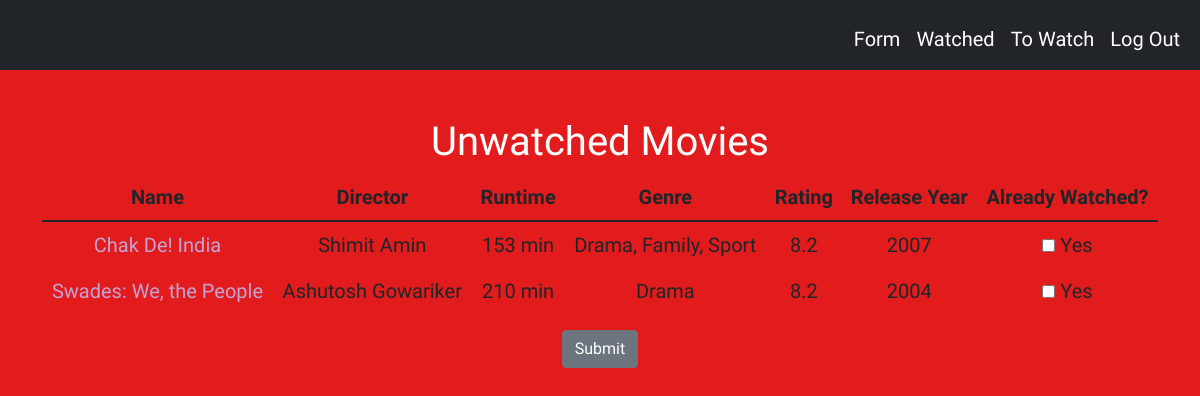
Page /unwatched (signed in) on the earlier database version.
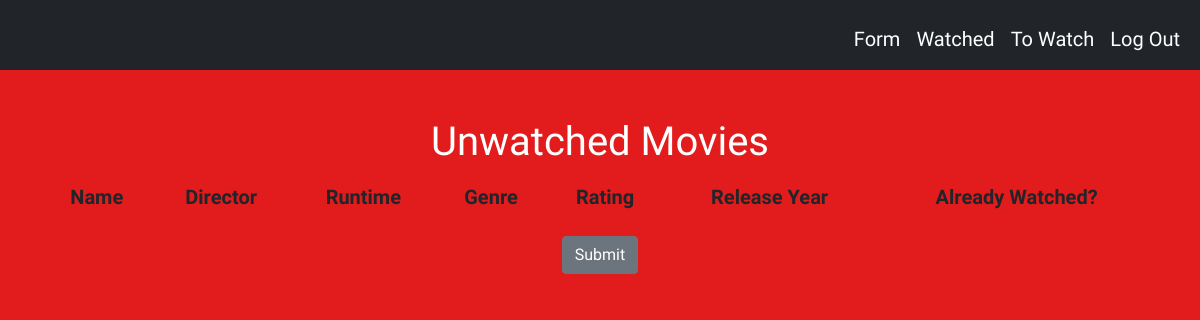
Same page on the later database version.
### tables this page shows
CREATE TABLE to_watch(id INTEGER PRIMARY KEY, movie_name TEXT NOT NULL, runtime TEXT NOT NULL, genre TEXT NOT NULL, rating NUMERIC NOT NULL, released_year INTEGER NOT NULL, user_id INTEGER NOT NULL, director TEXT NOT NULL);

### app.py (the view)
@app.route("/unwatched")
@login_required
def unwatched():
    unwatched = db.execute("SELECT * FROM to_watch WHERE user_id = ?", session["user_id"])
    return render_template("unwatched.html", unwatched=unwatched)

### app.py (called while the page is built)
@app.after_request
def after_request(response):
    response.headers["Cache-Control"] = "no-cache, no-store, must-revalidate"
    response.headers["Expires"] = 0
    response.headers["Pragma"] = "no-cache"
    return response

### helpers.py (called while the page is built)
def login_required(f):
    @wraps(f)
    def decorated_function(*args, **kwargs):
        if session.get("user_id") is None:
            return redirect("/login")
        return f(*args, **kwargs)
    return decorated_function

### templates/unwatched.html (shortened to what this page needs)
{% extends "layout.html" %}
{% block main %}
<h1> Unwatched Movies </h1>
<form method="post" action="/about">
<table class="table">
    <thead>
        <tr>
            <th class="text-center">Name</th>
            <th class="text-center">Director</th>
            <th class="text-center">Runtime</th>
            <th class="text-center">Genre</th>
            <th class="text-center">Rating</th>
            <th class="text-center">Release Year</th>
            <th class="text-center">Already Watched?</th>
        </tr>
    </thead>
    <tbody>
        {% for unwatch in unwatched %}
            <tr>
                {% set movie_name = unwatch.movie_name %}
                <td><a href="/about?movie={{ unwatch.movie_name }}" name="{{ movie_name }}">{{ unwatch.movie_name }}</a></td>
                <td>{{ unwatch.director }}</td>
                <td>{{ unwatch.runtime }}</td>
                <td>{{ unwatch.genre }}</td>
                <td>{{ unwatch.rating }}</td>
                <td>{{ unwatch.released_year }}</td>
                <td>
                    <div>
                        <label><input type="checkbox" name="yes{{unwatch.id}}"> Yes</label>
                    </div>
                </td>
            </tr>
        {% endfor %}
    </tbody>
</table>
<a href="/about"><button type="submit" class="btn btn-secondary">Submit</button></a>
</form>
{% endblock %}

### templates/layout.html (shortened to what this page needs)
<!DOCTYPE html>
<html lang="en">
    <head>
        <link href="https://cdn.jsdelivr.net/npm/bootstrap@5.1.3/dist/css/bootstrap.min.css" rel="stylesheet">
        <link href="static/styles.css" rel="stylesheet">
    </head>
    <body>
        <nav class="bg-dark navbar navbar-expand-md navbar-light">
            <div class="container-fluid">
                <div class="collapse navbar-collapse" id="navbar">
                    {% if session["user_id"] %}
                        <ul class="navbar-nav ms-auto mt-2">
                            <li class="nav-item"><a class="nav-link" href="/form">Form</a></li>
                            <li class="nav-item"><a class="nav-link" href="/watched">Watched</a></li>
                            <li class="nav-item"><a class="nav-link" href="/unwatched">To Watch</a></li>
                            <li class="nav-item"><a class="nav-link" href="/logout">Log Out</a></li>
                        </ul>
                    {% else %}
                        <ul class="navbar-nav ms-auto mt-2">
                            <li class="nav-item"><a class="nav-link" href="/register">Register</a></li>
                            <li class="nav-item"><a class="nav-link" href="/login">Log In</a></li>
                        </ul>
                    {% endif %}
                </div>
            </div>
        </nav>
        <main class="container py-5 text-center">
            {% block main %}{% endblock %}
        </main>
    </body>
</html>

### static/styles.css (style rules this page uses)
.navbar-light .navbar-nav .nav-link { color: white; }
h1 { font-family: 'Bungee Inline', cursive; }
body { background-color: rgb(226, 28, 28); color: white; font-family: 'Patrick Hand', cursive; font-size: 20px; }
a:link { color: rgb(196, 163, 213); background-color: transparent; text-decoration: none; }
table, th, td { border: black; }

Differences in the rows shown:
removed to_watch: movie_name "Chak De! India", director "Shimit Amin", runtime "153 min", genre "Drama, Family, Sport", rating "8.2", released_year "2007"
removed to_watch: movie_name "Swades: We, the People", director "Ashutosh Gowariker", runtime "210 min", genre "Drama", rating "8.2", released_year "2004"
